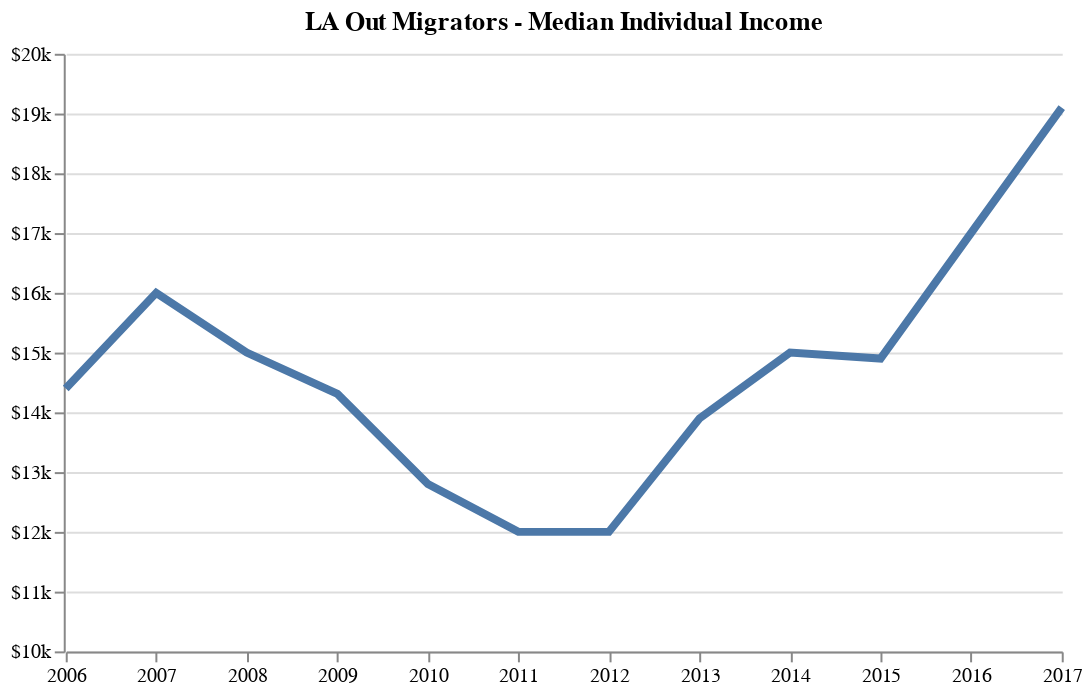

The code cell stored with this chart in its notebook:
### Code cell
alt.Chart(individual).mark_line(strokeWidth=4).encode(
    x=alt.X('Year', 
            axis=alt.Axis(grid=False, labelFlush=False), 
            title=None),
    y=alt.Y('Income', 
            scale=alt.Scale(domain=[10000,20000]), 
            axis=alt.Axis(offset=1, format='$s'), 
            title=None)
).properties(title='LA Out Migrators - Median Individual Income', width=500
).configure_view(strokeWidth=0)

### Figure 1 — Vega-Lite specification as saved in the notebook (floating-point values rounded to 4 significant figures)
{"$schema": "https://vega.github.io/schema/vega-lite/v2.6.0.json", "config": {"view": {"height": 300, "strokeWidth": 0, "width": 400}}, "data": {"name": "data-795b4a0af42e5a9fad837b4cad72bf2a"}, "datasets": {"data-795b4a0af42e5a9fad837b4cad72bf2a": [{"Income": 14400, "Year": "2006-01-01T00:00:00"}, {"Income": 16000, "Year": "2007-01-01T00:00:00"}, {"Income": 15000, "Year": "2008-01-01T00:00:00"}, {"Income": 14310, "Year": "2009-01-01T00:00:00"}, {"Income": 12800, "Year": "2010-01-01T00:00:00"}, {"Income": 12000, "Year": "2011-01-01T00:00:00"}, {"Income": 12000, "Year": "2012-01-01T00:00:00"}, {"Income": 13900, "Year": "2013-01-01T00:00:00"}, {"Income": 15000, "Year": "2014-01-01T00:00:00"}, {"Income": 14900, "Year": "2015-01-01T00:00:00"}, {"Income": 17000, "Year": "2016-01-01T00:00:00"}, {"Income": 19100, "Year": "2017-01-01T00:00:00"}]}, "encoding": {"x": {"axis": {"grid": false, "labelFlush": false}, "field": "Year", "title": null, "type": "temporal"}, "y": {"axis": {"format": "$s", "offset": 1}, "field": "Income", "scale": {"domain": [10000, 20000]}, "title": null, "type": "quantitative"}}, "mark": {"strokeWidth": 4, "type": "line"}, "title": "LA Out Migrators - Median Individual Income", "width": 500}
